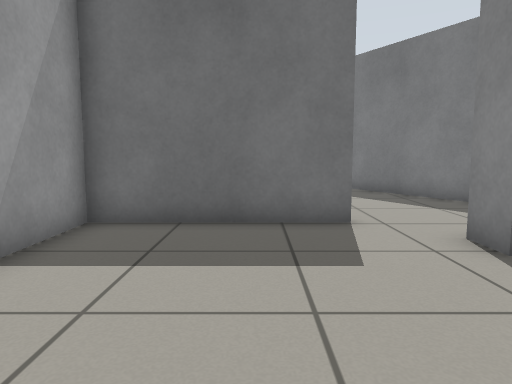
[1] (above)

12 first-person views from a walk through a Gazebo world. The camera is 0.68 m above the floor, tilts 6° down and sees 70° across. The floor is counted in squares, 0.5 m on a side. Each view is taken from the middle of a square. On the plan, view 1 faces up. The plan holds only what a view shows up to about 15 squares ahead; the rest is blank.

[2]
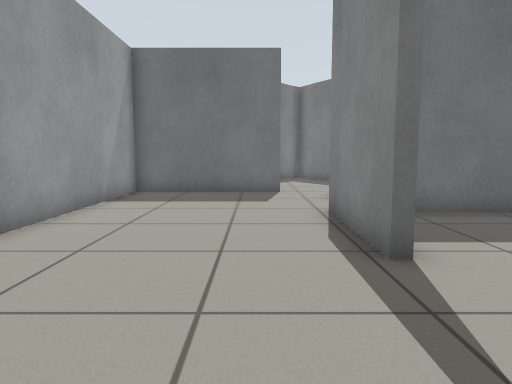

[3]
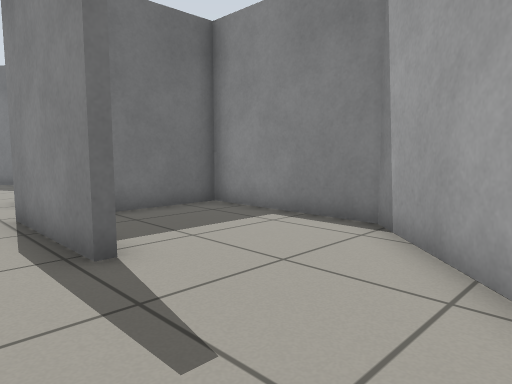

[4]
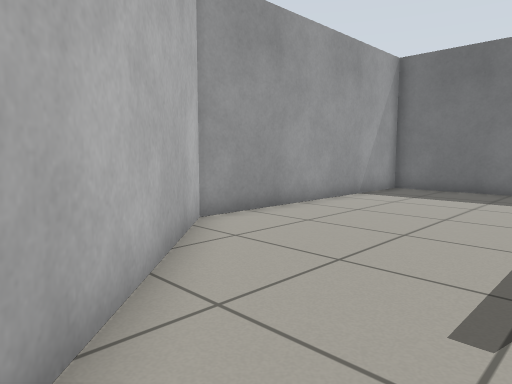

[5]
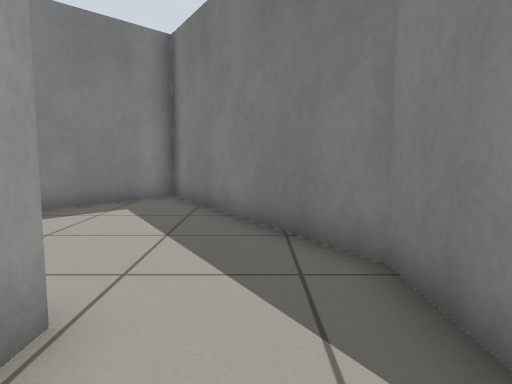

[6]
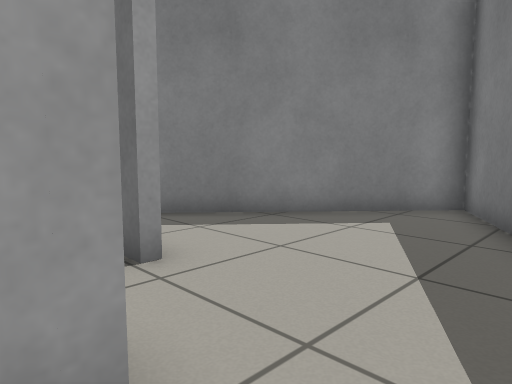

[7]
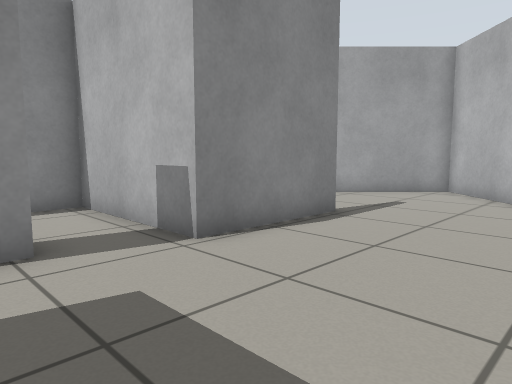

[8]
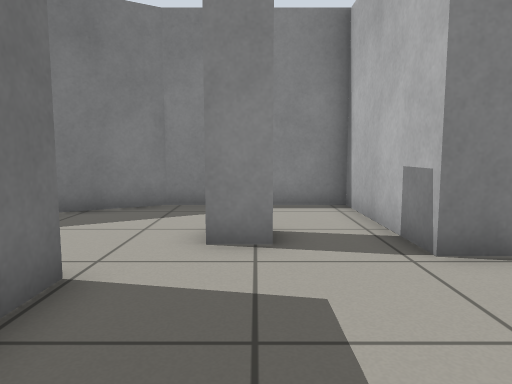

[9]
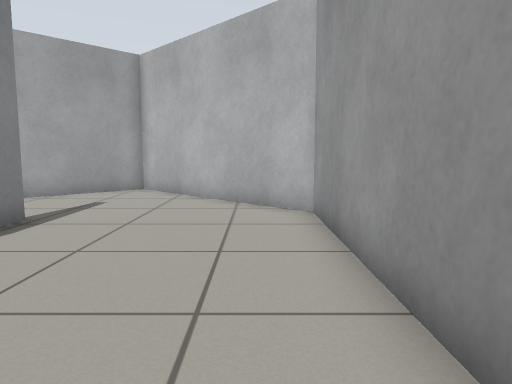

[10]
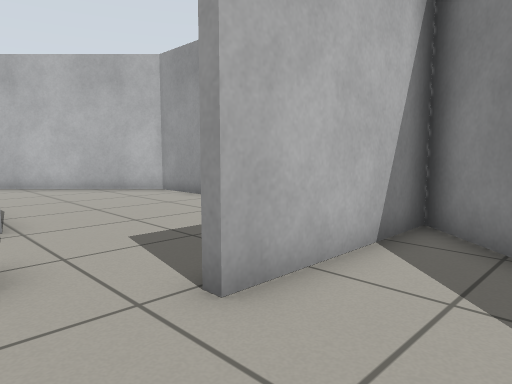

[11]
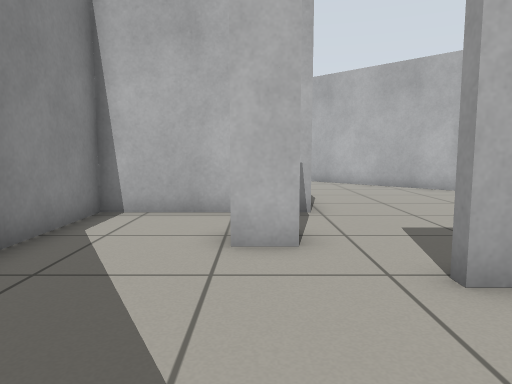

[12]
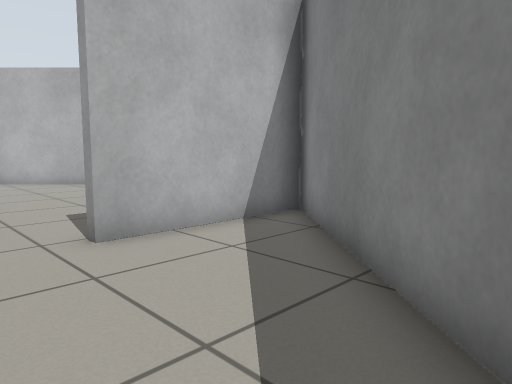

### Floor plan
Points are (right, up) in squares from view 1. A wall is a line through its corners. A room is listed if a view was taken in it or the views show most of it. See-through windows are left out.
Room 1 (views 1, 2, 3, 4, 5, 6, 7, 8, 9, 10, 11, 12)
walls: (3.4, 4.6) (3.4, 5.8) (4.4, 5.8) (4.4, 5.1); (3.1, -1.4) (2.7, -1.4) (2.7, 2.6) (7.6, 2.6) (7.6, 7.4) (3.4, 14.7) (-3.3, 7.2); (-3.2, 7.4) (1.9, 7.4) (1.9, 7.1) (-3.3, 7.1) (-3.3, -2.4) (2.3, -8) (7.6, -2.7) (7.6, 2.3) (4.6, 2.3)

Positions as (right, up) in squares from view 1, and headings:
1: (0, 0), facing up
2: (1, -6), facing up
3: (1, -6), facing up-right
4: (3, -7), facing up-left
5: (6, 3), facing up
6: (6, 5), facing up-left
7: (-2, 6), facing down-right
8: (-2, 5), facing right
9: (-2, 6), facing down
10: (4, 10), facing down-left
11: (4, 11), facing down
12: (4, 13), facing down-left
